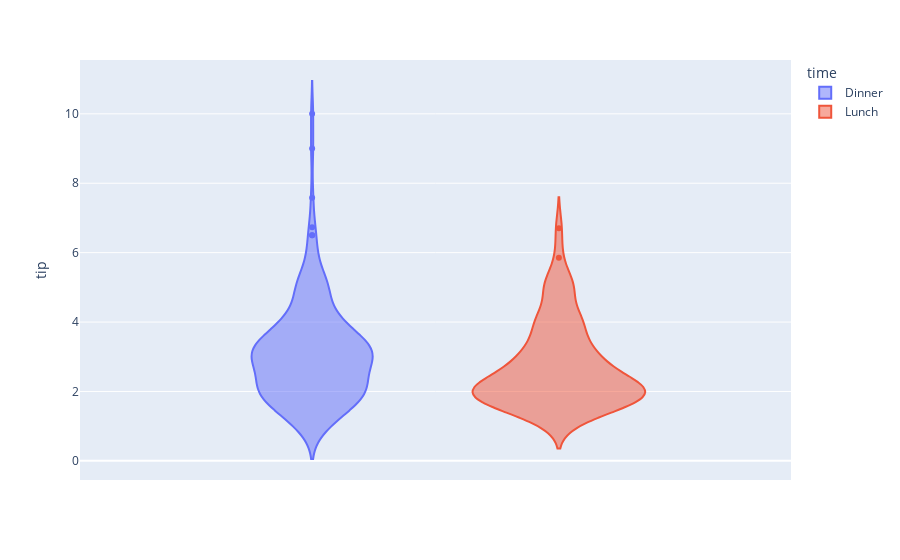

The notebook cell this image was saved under:
### Code cell
px.violin(df, y="tip", color ="time")

### Figure 1 — Plotly figure (JSON) as saved in the notebook; plotly's stock layout.template omitted (floating-point values rounded to 4 significant figures; data arrays with more than 128 entries replaced by an {"elided": "..."} marker saying what was removed)
{"data": [{"alignmentgroup": "True", "box": {"visible": false}, "hovertemplate": "time=Dinner<br>tip=%{y}<extra></extra>", "legendgroup": "Dinner", "marker": {"color": "#636efa"}, "name": "Dinner", "offsetgroup": "Dinner", "orientation": "v", "scalegroup": "True", "showlegend": true, "type": "violin", "x0": " ", "xaxis": "x", "y": {"elided": "176 float values"}, "y0": " ", "yaxis": "y"}, {"alignmentgroup": "True", "box": {"visible": false}, "hovertemplate": "time=Lunch<br>tip=%{y}<extra></extra>", "legendgroup": "Lunch", "marker": {"color": "#EF553B"}, "name": "Lunch", "offsetgroup": "Lunch", "orientation": "v", "scalegroup": "True", "showlegend": true, "type": "violin", "x0": " ", "xaxis": "x", "y": [4, 3, 2.71, 3, 3.4, 1.83, 5, 2.03, 5.17, 2, 4, 5.85, 3, 1.5, 1.8, 2.92, 2.31, 1.68, 2.5, 2, 2.52, 4.2, 1.48, 2, 2, 2.18, 1.5, 2.83, 1.5, 2, 3.25, 1.25, 2, 2, 2, 2.75, 3.5, 6.7, 5, 5, 2.3, 1.5, 1.36, 1.63, 1.73, 2, 4.19, 2.56, 2.02, 4, 1.44, 2, 5, 2, 2, 4, 2.01, 2, 2.5, 4, 3.23, 2.2, 3.48, 1.92, 3, 1.58, 2.5, 2], "y0": " ", "yaxis": "y"}], "layout": {"autosize": true, "legend": {"title": {"text": "time"}, "tracegroupgap": 0}, "margin": {"t": 60}, "violinmode": "group", "xaxis": {"anchor": "y", "autorange": true, "domain": [0, 1], "range": [-0.5037, 0.5037], "type": "category"}, "yaxis": {"anchor": "x", "autorange": true, "domain": [0, 1], "range": [-0.5513, 11.55], "title": {"text": "tip"}, "type": "linear"}}}
